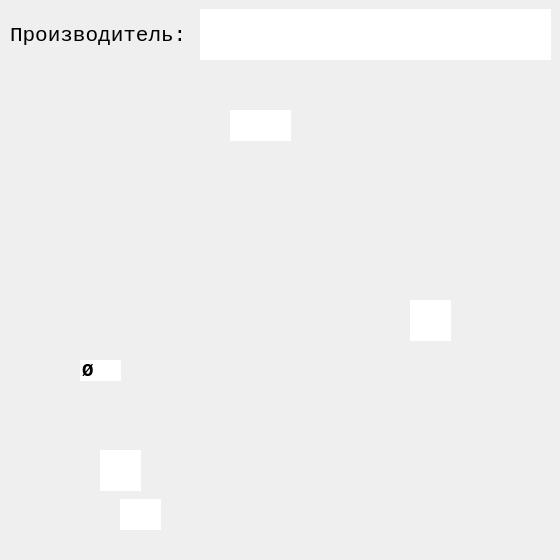
<?xml version="1.0" encoding="UTF-8"?>
<ui version="4.0">
 <class>Dialog</class>
 <widget class="QDialog" name="Dialog">
  <property name="geometry">
   <rect>
    <x>0</x>
    <y>0</y>
    <width>560</width>
    <height>560</height>
   </rect>
  </property>
  <property name="sizePolicy">
   <sizepolicy hsizetype="Fixed" vsizetype="Fixed">
    <horstretch>0</horstretch>
    <verstretch>0</verstretch>
   </sizepolicy>
  </property>
  <property name="minimumSize">
   <size>
    <width>560</width>
    <height>560</height>
   </size>
  </property>
  <property name="maximumSize">
   <size>
    <width>560</width>
    <height>560</height>
   </size>
  </property>
  <property name="windowTitle">
   <string>1 Отверстие Тип1</string>
  </property>
  <property name="windowIcon">
   <iconset>
    <normaloff>../pics/icon/Podpyatnik.ico</normaloff>../pics/icon/Podpyatnik.ico</iconset>
  </property>
  <property name="whatsThis">
   <string/>
  </property>
  <property name="accessibleDescription">
   <string/>
  </property>
  <widget class="QLabel" name="label">
   <property name="geometry">
    <rect>
     <x>0</x>
     <y>0</y>
     <width>560</width>
     <height>560</height>
    </rect>
   </property>
   <property name="sizePolicy">
    <sizepolicy hsizetype="Fixed" vsizetype="Fixed">
     <horstretch>0</horstretch>
     <verstretch>0</verstretch>
    </sizepolicy>
   </property>
   <property name="minimumSize">
    <size>
     <width>560</width>
     <height>560</height>
    </size>
   </property>
   <property name="maximumSize">
    <size>
     <width>560</width>
     <height>560</height>
    </size>
   </property>
   <property name="autoFillBackground">
    <bool>true</bool>
   </property>
   <property name="text">
    <string/>
   </property>
   <property name="pixmap">
    <pixmap>../pics/main/1-1.jpg</pixmap>
   </property>
   <property name="scaledContents">
    <bool>false</bool>
   </property>
   <property name="alignment">
    <set>Qt::AlignCenter</set>
   </property>
   <property name="margin">
    <number>0</number>
   </property>
  </widget>
  <widget class="QLineEdit" name="lineEdit">
   <property name="geometry">
    <rect>
     <x>120</x>
     <y>499</y>
     <width>41</width>
     <height>31</height>
    </rect>
   </property>
   <property name="font">
    <font>
     <family>Courier New</family>
     <pointsize>14</pointsize>
     <weight>75</weight>
     <italic>false</italic>
     <bold>true</bold>
    </font>
   </property>
   <property name="focusPolicy">
    <enum>Qt::ClickFocus</enum>
   </property>
   <property name="autoFillBackground">
    <bool>true</bool>
   </property>
   <property name="inputMethodHints">
    <set>Qt::ImhNone</set>
   </property>
   <property name="text">
    <string/>
   </property>
   <property name="maxLength">
    <number>3</number>
   </property>
   <property name="frame">
    <bool>false</bool>
   </property>
   <property name="alignment">
    <set>Qt::AlignBottom|Qt::AlignHCenter</set>
   </property>
  </widget>
  <widget class="QLineEdit" name="lineEdit_2">
   <property name="geometry">
    <rect>
     <x>100</x>
     <y>450</y>
     <width>41</width>
     <height>41</height>
    </rect>
   </property>
   <property name="font">
    <font>
     <family>Courier New</family>
     <pointsize>14</pointsize>
     <weight>75</weight>
     <italic>false</italic>
     <bold>true</bold>
    </font>
   </property>
   <property name="tabletTracking">
    <bool>false</bool>
   </property>
   <property name="focusPolicy">
    <enum>Qt::ClickFocus</enum>
   </property>
   <property name="autoFillBackground">
    <bool>false</bool>
   </property>
   <property name="text">
    <string/>
   </property>
   <property name="maxLength">
    <number>3</number>
   </property>
   <property name="frame">
    <bool>false</bool>
   </property>
   <property name="alignment">
    <set>Qt::AlignRight|Qt::AlignTrailing|Qt::AlignVCenter</set>
   </property>
  </widget>
  <widget class="QLineEdit" name="lineEdit_3">
   <property name="geometry">
    <rect>
     <x>80</x>
     <y>360</y>
     <width>41</width>
     <height>21</height>
    </rect>
   </property>
   <property name="font">
    <font>
     <family>Courier New</family>
     <pointsize>14</pointsize>
     <weight>75</weight>
     <italic>false</italic>
     <bold>true</bold>
    </font>
   </property>
   <property name="focusPolicy">
    <enum>Qt::ClickFocus</enum>
   </property>
   <property name="text">
    <string>Ø</string>
   </property>
   <property name="maxLength">
    <number>3</number>
   </property>
   <property name="frame">
    <bool>false</bool>
   </property>
   <property name="alignment">
    <set>Qt::AlignLeading|Qt::AlignLeft|Qt::AlignVCenter</set>
   </property>
  </widget>
  <widget class="QLineEdit" name="lineEdit_4">
   <property name="geometry">
    <rect>
     <x>230</x>
     <y>110</y>
     <width>61</width>
     <height>31</height>
    </rect>
   </property>
   <property name="font">
    <font>
     <family>Courier New</family>
     <pointsize>14</pointsize>
     <weight>75</weight>
     <italic>false</italic>
     <bold>true</bold>
    </font>
   </property>
   <property name="focusPolicy">
    <enum>Qt::ClickFocus</enum>
   </property>
   <property name="text">
    <string/>
   </property>
   <property name="maxLength">
    <number>3</number>
   </property>
   <property name="frame">
    <bool>false</bool>
   </property>
   <property name="alignment">
    <set>Qt::AlignCenter</set>
   </property>
  </widget>
  <widget class="QLineEdit" name="lineEdit_5">
   <property name="geometry">
    <rect>
     <x>410</x>
     <y>300</y>
     <width>41</width>
     <height>41</height>
    </rect>
   </property>
   <property name="font">
    <font>
     <family>Courier New</family>
     <pointsize>14</pointsize>
     <weight>75</weight>
     <italic>false</italic>
     <bold>true</bold>
    </font>
   </property>
   <property name="tabletTracking">
    <bool>false</bool>
   </property>
   <property name="focusPolicy">
    <enum>Qt::ClickFocus</enum>
   </property>
   <property name="autoFillBackground">
    <bool>false</bool>
   </property>
   <property name="text">
    <string/>
   </property>
   <property name="maxLength">
    <number>3</number>
   </property>
   <property name="frame">
    <bool>false</bool>
   </property>
   <property name="alignment">
    <set>Qt::AlignLeading|Qt::AlignLeft|Qt::AlignVCenter</set>
   </property>
  </widget>
  <widget class="QLabel" name="label_2">
   <property name="geometry">
    <rect>
     <x>10</x>
     <y>10</y>
     <width>181</width>
     <height>51</height>
    </rect>
   </property>
   <property name="font">
    <font>
     <family>Courier New</family>
     <pointsize>16</pointsize>
     <weight>50</weight>
     <bold>false</bold>
    </font>
   </property>
   <property name="text">
    <string>Производитель:</string>
   </property>
  </widget>
  <widget class="QLineEdit" name="lineEdit_6">
   <property name="geometry">
    <rect>
     <x>200</x>
     <y>9</y>
     <width>351</width>
     <height>51</height>
    </rect>
   </property>
   <property name="font">
    <font>
     <family>Courier New</family>
     <pointsize>16</pointsize>
     <weight>75</weight>
     <bold>true</bold>
    </font>
   </property>
   <property name="frame">
    <bool>false</bool>
   </property>
   <property name="alignment">
    <set>Qt::AlignLeading|Qt::AlignLeft|Qt::AlignVCenter</set>
   </property>
  </widget>
 </widget>
 <resources/>
 <connections/>
</ui>
